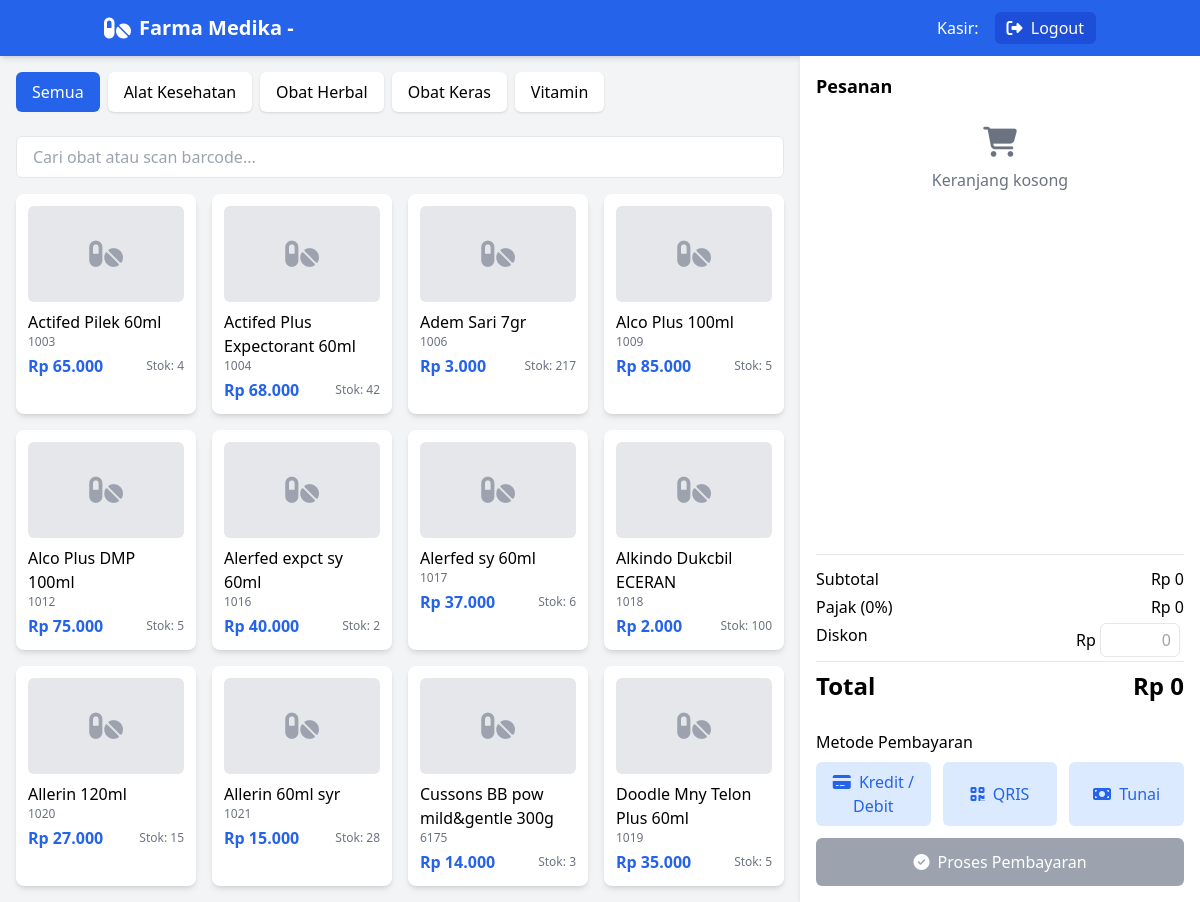
The page /cashier/cashier1.php on the database its author committed.
### tables this page shows
CREATE TABLE `product_categories` (
  `category_id` int(11) NOT NULL AUTO_INCREMENT,
  `category_name` varchar(50) NOT NULL,
  `description` text DEFAULT NULL,
  `created_at` timestamp NULL DEFAULT current_timestamp(),
  `updated_at` timestamp NULL DEFAULT current_timestamp() ON UPDATE current_timestamp(),
  PRIMARY KEY (`category_id`)
);

CREATE TABLE `products` (
  `product_id` int(11) NOT NULL AUTO_INCREMENT,
  `product_name` varchar(100) NOT NULL,
  `kode_item` varchar(100) DEFAULT NULL,
  `category_id` int(11) DEFAULT NULL,
  `medicine_type_id` int(11) DEFAULT NULL,
  `price` decimal(10,2) NOT NULL,
  `cost_price` decimal(10,2) DEFAULT NULL,
  `barcode` varchar(50) DEFAULT NULL,
  `posisi` varchar(50) DEFAULT NULL,
  `stock_quantity` int(11) DEFAULT 0,
  `minimum_stock` int(11) DEFAULT 0,
  `dosage` varchar(50) DEFAULT NULL,
  `unit` varchar(20) DEFAULT NULL,
  `requires_prescription` tinyint(1) DEFAULT 0,
  `side_effects` text DEFAULT NULL,
  `image_path` varchar(255) DEFAULT NULL,
  `is_active` tinyint(1) DEFAULT 1,
  `created_at` timestamp NULL DEFAULT current_timestamp(),
  `updated_at` timestamp NULL DEFAULT current_timestamp() ON UPDATE current_timestamp(),
  PRIMARY KEY (`product_id`),
  KEY `category_id` (`category_id`),
  KEY `medicine_type_id` (`medicine_type_id`),
  CONSTRAINT `products_ibfk_1` FOREIGN KEY (`category_id`) REFERENCES `product_categories` (`category_id`),
  CONSTRAINT `products_ibfk_2` FOREIGN KEY (`medicine_type_id`) REFERENCES `medicine_types` (`medicine_type_id`)
);

CREATE TABLE `payment_methods` (
  `payment_method_id` int(11) NOT NULL AUTO_INCREMENT,
  `method_name` varchar(50) NOT NULL,
  `description` text DEFAULT NULL,
  `is_active` tinyint(1) DEFAULT 1,
  `created_at` timestamp NULL DEFAULT current_timestamp(),
  `updated_at` timestamp NULL DEFAULT current_timestamp() ON UPDATE current_timestamp(),
  PRIMARY KEY (`payment_method_id`)
);

### functions.php (called while the page is built, shortened)
<?php
class Farmamedika
{
    private $pdo;
    private function connectDatabase()
    {
        $host = 'localhost';
        $dbname = 'farmamedika';
        $username = 'farmamedika';
        $password = 'farmamedika2025';
        try {
            $this->pdo = new PDO("mysql:host=$host;dbname=$dbname", $username, $password);
            $this->pdo->setAttribute(PDO::ATTR_ERRMODE, PDO::ERRMODE_EXCEPTION);
            $this->pdo->setAttribute(PDO::ATTR_DEFAULT_FETCH_MODE, PDO::FETCH_ASSOC);
        } catch (PDOException $e) {
            error_log("Database Connection Error: " . $e->getMessage());
            $this->pdo = null;
        }
    }
    public function getAllCategories()
    {
        try {
            $query = "SELECT * FROM product_categories ORDER BY category_name";
            $stmt = $this->pdo->prepare($query);
            $stmt->execute();
            return $stmt->fetchAll();
        } catch (PDOException $e) {
            error_log("Database Error (getAllCategories): " . $e->getMessage());
            return [];
        }
    }
    public function getPopularProductsForCashier($limit = 12)
    {
        try {
            $query = "SELECT p.product_id, p.product_name, p.kode_item,
                             p.price, p.posisi, p.stock_quantity, p.minimum_stock, p.unit, p.requires_prescription,
                             c.category_name, mt.type_name,
                             COUNT(si.product_id) as sales_count
                      FROM products p
                      LEFT JOIN product_categories c ON p.category_id = c.category_id
                      LEFT JOIN medicine_types mt ON p.medicine_type_id = mt.medicine_type_id
                      LEFT JOIN sale_items si ON p.product_id = si.product_id
                      LEFT JOIN sales s ON si.sale_id = s.sale_id AND s.sale_date >= DATE_SUB(NOW(), INTERVAL 30 DAY)
                      WHERE p.is_active = 1
                      GROUP BY p.product_id
                      ORDER BY sales_count DESC, p.product_name
                      LIMIT :limit";
            $stmt = $this->pdo->prepare($query);
            $stmt->bindParam(':limit', $limit, PDO::PARAM_INT);
            $stmt->execute();
            return $stmt->fetchAll();
        } catch (PDOException $e) {
            error_log("Database Error (getPopularProductsForCashier): " . $e->getMessage());
            return [];
        }
    }
    public function getActivePaymentMethods()
    {
        try {
            $query = "SELECT * FROM payment_methods WHERE is_active = 1 ORDER BY method_name";
            $stmt = $this->pdo->prepare($query);
            $stmt->execute();
            return $stmt->fetchAll();
        } catch (PDOException $e) {
            error_log("Database Error (getActivePaymentMethods): " . $e->getMessage());
            return [];
        }
    }
}
$farma = new Farmamedika();
?>

### cashier/cashier1.php (the view, shortened to what this page needs)
<?php
require_once '../functions.php';
$categories = $farma->getAllCategories();
$paymentMethods = $farma->getActivePaymentMethods();
$popularProducts = $farma->getPopularProductsForCashier(12);
?>
<!DOCTYPE html>
<html lang="en">
<head>
    <script src="https://cdn.tailwindcss.com"></script>
    <link rel="stylesheet" href="https://cdnjs.cloudflare.com/ajax/libs/font-awesome/6.4.0/css/all.min.css">
    <link href="https://cdn.jsdelivr.net/npm/sweetalert2@11/dist/sweetalert2.min.css" rel="stylesheet">
</head>
<body class="bg-gray-100 font-sans">
    <div class="min-h-screen flex flex-col">
        <header class="bg-blue-600 text-white shadow-md">
            <div class="container mx-auto px-4 py-3 flex justify-between items-center">
                <div class="flex items-center">
                    <i class="fas fa-pills text-2xl mr-2"></i>
                    <h1 class="text-xl font-semibold">Farma Medika - <? echo $_SESSION["username"]?></h1>
                </div>
                <div class="flex items-center space-x-4">
                    <span class="hidden md:inline-block">Kasir: <span id="cashier-name"><? echo $_SESSION["username"]?></span></span>
                    <button class="bg-blue-700 hover:bg-blue-800 px-3 py-1 rounded-md">
                        <i class="fas fa-sign-out-alt mr-1"></i>
                        <span class="hidden md:inline-block">Logout</span>
                    </button>
                </div>
            </div>
        </header>
        <div class="flex-grow flex flex-col md:flex-row">
            <div class="w-full md:w-2/3 p-4">
                <div class="mb-4 overflow-x-auto">
                    <div class="flex space-x-2 pb-2">
                        <button class="category-btn bg-blue-600 text-white px-4 py-2 rounded-md whitespace-nowrap" data-id="0">
                            Semua
                        </button>
                        <?php foreach ($categories as $category): ?>
                            <button class="category-btn bg-white hover:bg-gray-100 px-4 py-2 rounded-md shadow whitespace-nowrap" data-id="<?php echo $category['category_id']; ?>">
                                <?php echo htmlspecialchars($category['category_name']); ?>
                            </button>
                        <?php endforeach; ?>
                    </div>
                </div>
                <div class="mb-4">
                    <div class="relative">
                        <input type="text" id="product-search" placeholder="Cari obat atau scan barcode..."
                               class="w-full px-4 py-2 border rounded-md focus:outline-none focus:ring-2 focus:ring-blue-500">
                    </div>
                </div>
                <div id="products-container" class="grid grid-cols-2 sm:grid-cols-3 md:grid-cols-3 lg:grid-cols-4 gap-4">
                    <?php foreach ($popularProducts as $product): ?>
                        <div class="product-card bg-white rounded-lg shadow-md p-3 cursor-pointer hover:shadow-lg transition"
                             data-product='<?php echo json_encode([
                                 "product_id" => $product['product_id'],
                                 "product_name" => $product['product_name'],
                                 "kode_item" => $product['kode_item'],
                                 "posisi" => $product['posisi'],
                                 "price" => $product['price'],
                                 "unit" => $product['unit'],
                                 "stock_quantity" => $product['stock_quantity'],
                                 "minimum_stock" => $product['minimum_stock'],
                                 "requires_prescription" => $product['requires_prescription']
                             ]); ?>'>
                            <div class="h-24 bg-gray-200 rounded-md mb-2 flex items-center justify-center relative">
                                <i class="fas fa-pills text-gray-400 text-3xl"></i>
                            </div>
                            <h3 class="font-medium"><?php echo htmlspecialchars($product['product_name']); ?></h3>
                            <p class="text-xs text-gray-500"><?php echo htmlspecialchars($product['kode_item']); ?></p>
                            <div class="flex justify-between items-center mt-1">
                                <p class="text-blue-600 font-bold">Rp <?php echo number_format($product['price'], 0, ',', '.'); ?></p>
                                <span class="text-xs text-gray-500">Stok: <?php echo $product['stock_quantity']; ?></span>
                            </div>
                        </div>
                    <?php endforeach; ?>
                </div>
            </div>
            <div class="w-full md:w-1/3 bg-white shadow-md p-4 flex flex-col">
                <div class="flex-grow overflow-y-auto mb-4">
                    <h2 class="text-lg font-semibold mb-2">Pesanan</h2>
                    <div id="cart-items" class="space-y-2">
                    </div>
                </div>
                <div class="border-t pt-3 mb-4">
                    <div class="flex justify-between mb-1">
                        <span>Subtotal</span>
                        <span id="subtotal">Rp 0</span>
                    </div>
                    <div class="flex justify-between mb-1">
                        <span>Pajak (0%)</span>
                        <span id="tax-amount">Rp 0</span>
                    </div>
                    <div class="flex justify-between mb-1">
                        <span>Diskon</span>
                        <div class="flex items-center">
                            <span>Rp&nbsp;</span>
                            <input type="tel" id="discount-amount" placeholder="0" min="0"
                                   class="w-20 px-2 py-1 border rounded-md text-right mr-1">
                        </div>
                    </div>
                    <div class="flex justify-between font-bold text-2xl mb-3 border-t pt-2">
                        <span>Total</span>
                        <span id="grand-total">Rp 0</span>
                    </div>
                </div>
                <div>
                    <div class="mb-2">
                        <h3 class="text-md font-medium">Metode Pembayaran</h3>
                    </div>
                    <div class="grid grid-cols-3 gap-3 mb-3">
                        <?php foreach ($paymentMethods as $method): ?>
                            <button class="payment-method-btn bg-blue-100 text-blue-600 py-2 rounded-md hover:bg-blue-200"
                                    data-id="<?php echo $method['payment_method_id']; ?>">
                                <?php if ($method['method_name'] == 'Tunai'): ?>
                                    <i class="fas fa-money-bill mr-1"></i>
                                <?php elseif ($method['method_name'] == 'Kredit / Debit'): ?>
                                    <i class="fas fa-credit-card mr-1"></i>
                                <?php elseif ($method['method_name'] == 'QRIS'): ?>
                                    <i class="fas fa-qrcode mr-1"></i>
                                <?php else: ?>
                                    <i class="fas fa-money-check mr-1"></i>
                                <?php endif; ?>
                                <?php echo htmlspecialchars($method['method_name']); ?>
                            </button>
                        <?php endforeach; ?>
                    </div>
                    <button id="process-payment-btn" class="bg-green-600 hover:bg-green-700 text-white w-full py-3 rounded-md font-medium disabled:bg-gray-400 disabled:cursor-not-allowed" disabled>
                        <i class="fas fa-check-circle mr-1"></i> Proses Pembayaran
                    </button>
                </div>
            </div>
        </div>
    </div>
</body>
</html>

### rows shown on the page
product_categories: category_name "Alat Kesehatan"
product_categories: category_name "Obat Herbal"
product_categories: category_name "Obat Keras"
product_categories: category_name "Vitamin"
products: product_name "Actifed Pilek 60ml", kode_item "1003", price "65.000", stock_quantity "4"
products: product_name "Actifed Plus Expectorant 60ml", kode_item "1004", price "68.000", stock_quantity "42"
products: product_name "Adem Sari 7gr", kode_item "1006", price "3.000", stock_quantity "217"
products: product_name "Alco Plus 100ml", kode_item "1009", price "85.000", stock_quantity "5"
products: product_name "Alco Plus DMP 100ml", kode_item "1012", price "75.000", stock_quantity "5"
products: product_name "Alerfed expct sy 60ml", kode_item "1016", price "40.000", stock_quantity "2"
products: product_name "Alerfed sy 60ml", kode_item "1017", price "37.000", stock_quantity "6"
products: product_name "Alkindo Dukcbil ECERAN", kode_item "1018", price "2.000", stock_quantity "100"
products: product_name "Allerin 120ml", kode_item "1020", price "27.000", stock_quantity "15"
products: product_name "Allerin 60ml syr", kode_item "1021", price "15.000", stock_quantity "28"
products: product_name "Cussons BB pow mild&gentle 300g", kode_item "6175", price "14.000", stock_quantity "3"
products: product_name "Doodle Mny Telon Plus 60ml", kode_item "1019", price "35.000", stock_quantity "5"
payment_methods: method_name "Kredit / Debit"
payment_methods: method_name "QRIS"
payment_methods: method_name "Tunai"
